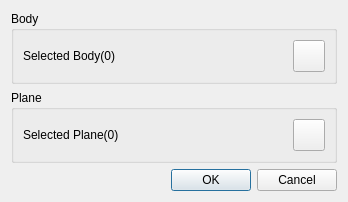
<?xml version="1.0" encoding="UTF-8"?>
<ui version="4.0">
 <class>GeoSplitterDialog</class>
 <widget class="QDialog" name="GeoSplitterDialog">
  <property name="geometry">
   <rect>
    <x>0</x>
    <y>0</y>
    <width>348</width>
    <height>190</height>
   </rect>
  </property>
  <property name="windowTitle">
   <string>Geometry Splitter</string>
  </property>
  <layout class="QGridLayout" name="gridLayout">
   <item row="0" column="0" colspan="2">
    <widget class="QGroupBox" name="groupBox">
     <property name="title">
      <string>Body</string>
     </property>
     <layout class="QGridLayout" name="gridLayout_3">
      <item row="0" column="0">
       <widget class="QLabel" name="bodylabel">
        <property name="text">
         <string>Selected Body(0)</string>
        </property>
       </widget>
      </item>
      <item row="0" column="1">
       <widget class="QPushButton" name="geoSelectSurface">
        <property name="sizePolicy">
         <sizepolicy hsizetype="Minimum" vsizetype="Minimum">
          <horstretch>0</horstretch>
          <verstretch>0</verstretch>
         </sizepolicy>
        </property>
        <property name="minimumSize">
         <size>
          <width>32</width>
          <height>32</height>
         </size>
        </property>
        <property name="maximumSize">
         <size>
          <width>32</width>
          <height>32</height>
         </size>
        </property>
        <property name="styleSheet">
         <string notr="true">background-image: url(:/QUI/geometry/selectbody.png);</string>
        </property>
        <property name="text">
         <string/>
        </property>
        <property name="checkable">
         <bool>true</bool>
        </property>
       </widget>
      </item>
     </layout>
    </widget>
   </item>
   <item row="2" column="1">
    <widget class="QDialogButtonBox" name="buttonBox">
     <property name="orientation">
      <enum>Qt::Horizontal</enum>
     </property>
     <property name="standardButtons">
      <set>QDialogButtonBox::Cancel|QDialogButtonBox::Ok</set>
     </property>
    </widget>
   </item>
   <item row="1" column="0" colspan="2">
    <widget class="QGroupBox" name="groupBox_2">
     <property name="title">
      <string>Plane</string>
     </property>
     <layout class="QGridLayout" name="gridLayout_2">
      <item row="0" column="0">
       <widget class="QLabel" name="bodylabel_2">
        <property name="text">
         <string>Selected Plane(0)</string>
        </property>
       </widget>
      </item>
      <item row="0" column="1">
       <widget class="QPushButton" name="geoSelectSurface_1">
        <property name="sizePolicy">
         <sizepolicy hsizetype="Minimum" vsizetype="Minimum">
          <horstretch>0</horstretch>
          <verstretch>0</verstretch>
         </sizepolicy>
        </property>
        <property name="minimumSize">
         <size>
          <width>32</width>
          <height>32</height>
         </size>
        </property>
        <property name="maximumSize">
         <size>
          <width>32</width>
          <height>32</height>
         </size>
        </property>
        <property name="styleSheet">
         <string notr="true">background-image: url(:/QUI/geometry/selectface.png);</string>
        </property>
        <property name="text">
         <string/>
        </property>
        <property name="checkable">
         <bool>true</bool>
        </property>
       </widget>
      </item>
     </layout>
    </widget>
   </item>
  </layout>
 </widget>
 <resources>
  <include location="../qrc/qianfan.qrc"/>
 </resources>
 <connections>
  <connection>
   <sender>buttonBox</sender>
   <signal>accepted()</signal>
   <receiver>GeoSplitterDialog</receiver>
   <slot>accept()</slot>
   <hints>
    <hint type="sourcelabel">
     <x>248</x>
     <y>254</y>
    </hint>
    <hint type="destinationlabel">
     <x>157</x>
     <y>274</y>
    </hint>
   </hints>
  </connection>
  <connection>
   <sender>buttonBox</sender>
   <signal>rejected()</signal>
   <receiver>GeoSplitterDialog</receiver>
   <slot>reject()</slot>
   <hints>
    <hint type="sourcelabel">
     <x>316</x>
     <y>260</y>
    </hint>
    <hint type="destinationlabel">
     <x>286</x>
     <y>274</y>
    </hint>
   </hints>
  </connection>
 </connections>
</ui>
